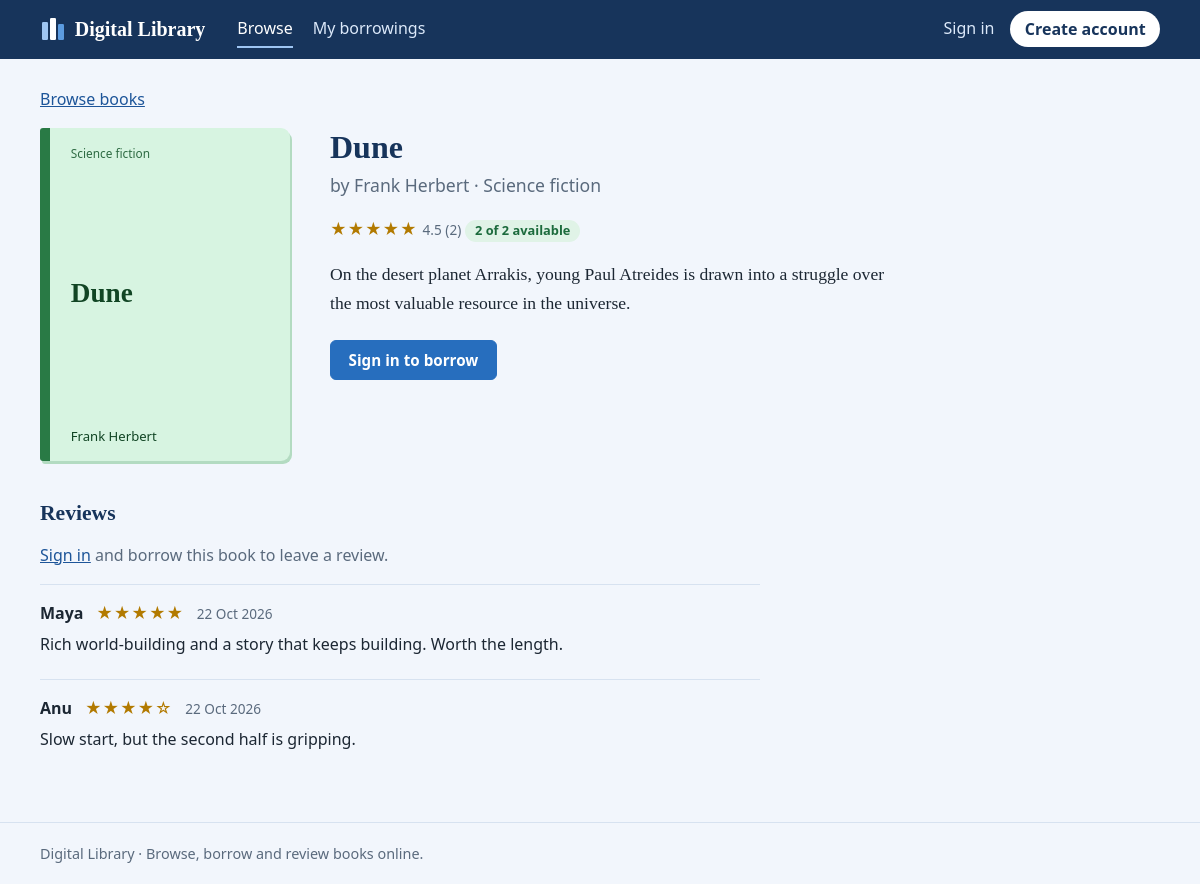
/book.php?id=3, run on the app's committed database.
### tables this page shows
CREATE TABLE books (
    book_id          INT AUTO_INCREMENT PRIMARY KEY,
    title            VARCHAR(150) NOT NULL,
    author           VARCHAR(100) NOT NULL,
    category         VARCHAR(60),
    description      TEXT,
    file_path        VARCHAR(255),                  
    total_copies     INT NOT NULL DEFAULT 1,        
    available_copies INT NOT NULL DEFAULT 1,        
    created_at       TIMESTAMP NOT NULL DEFAULT CURRENT_TIMESTAMP,
    CONSTRAINT chk_copies CHECK (total_copies >= 0 AND available_copies >= 0 AND available_copies <= total_copies),
    INDEX idx_title (title),
    INDEX idx_author (author),
    INDEX idx_category (category)
);

CREATE TABLE reviews (
    review_id  INT AUTO_INCREMENT PRIMARY KEY,
    user_id    INT NOT NULL,
    book_id    INT NOT NULL,
    rating     TINYINT NOT NULL,
    comment    TEXT,
    created_at TIMESTAMP NOT NULL DEFAULT CURRENT_TIMESTAMP,
    updated_at TIMESTAMP NOT NULL DEFAULT CURRENT_TIMESTAMP ON UPDATE CURRENT_TIMESTAMP,
    CONSTRAINT chk_rating CHECK (rating BETWEEN 1 AND 5),
    UNIQUE KEY one_review_per_user_book (user_id, book_id),
    FOREIGN KEY (user_id) REFERENCES users(user_id) ON DELETE CASCADE,
    FOREIGN KEY (book_id) REFERENCES books(book_id) ON DELETE CASCADE
);

CREATE TABLE users (
    user_id       INT AUTO_INCREMENT PRIMARY KEY,
    name          VARCHAR(80)  NOT NULL,
    email         VARCHAR(120) NOT NULL UNIQUE,
    password_hash VARCHAR(255) NOT NULL,
    role          ENUM('user', 'admin') NOT NULL DEFAULT 'user',
    created_at    TIMESTAMP NOT NULL DEFAULT CURRENT_TIMESTAMP
);

### includes/db.php (called while the page is built, shortened)
<?php
function db(): mysqli
{
    static $conn = null;
    if ($conn === null) {
        try {
            $conn = mysqli_connect(DB_HOST, DB_USER, DB_PASS, DB_NAME, DB_PORT);
            mysqli_set_charset($conn, 'utf8mb4');
        } catch (mysqli_sql_exception $e) {
            error_log('DB connection failed: ' . $e->getMessage());
            http_response_code(500);
            exit('The library database is unavailable. Check config.php and make sure MySQL is running.');
        }
    }
    return $conn;
}
function q(string $sql, string $types = '', array $params = []): mysqli_stmt
{
    $stmt = mysqli_prepare(db(), $sql);
    if ($types !== '') {
        mysqli_stmt_bind_param($stmt, $types, ...$params);
    }
    mysqli_stmt_execute($stmt);
    return $stmt;
}
function fetch_all(string $sql, string $types = '', array $params = []): array
{
    $stmt = q($sql, $types, $params);
    $rows = mysqli_fetch_all(mysqli_stmt_get_result($stmt), MYSQLI_ASSOC);
    return $rows;
}
function fetch_one(string $sql, string $types = '', array $params = []): ?array
{
    return fetch_all($sql, $types, $params)[0] ?? null;
}

### includes/auth.php (called while the page is built, shortened)
<?php
function current_user(): ?array
{
    static $user = false;
    if ($user === false) {
        $user = null;
    }
    return $user;
}

### book.php (the view, shortened to what this page needs)
<?php
$id   = (int) ($_GET['id'] ?? 0);
$book = fetch_one(BOOK_LIST_SQL . ' WHERE b.book_id = ? GROUP BY b.book_id', 'i', [$id]);
$user    = current_user();
$loan    = $user ? (my_active_loans($user)[$id] ?? null) : null;
$everHad = $user ? (bool) fetch_value('SELECT COUNT(*) FROM borrowings WHERE user_id = ? AND book_id = ?', 'ii', [$user['user_id'], $id]) : false;
$mine    = $user ? fetch_one('SELECT rating, comment FROM reviews WHERE user_id = ? AND book_id = ?', 'ii', [$user['user_id'], $id]) : null;
$reviews = fetch_all('SELECT r.review_id, r.user_id, r.rating, r.comment, r.created_at, u.name
                      FROM reviews r JOIN users u ON u.user_id = r.user_id
                      WHERE r.book_id = ? ORDER BY r.created_at DESC', 'i', [$id]);
?>
<p class="crumb"><a href="<?= e(url('books.php')) ?>">Browse books</a></p>
<div class="detail">
  <?= cover($book, 'large') ?>
  <div class="detail-body">
    <h1><?= e($book['title']) ?></h1>
    <p class="byline">by <?= e($book['author']) ?><?= $book['category'] ? ' · ' . e($book['category']) : '' ?></p>
    <p><?= stars((float) $book['avg_rating'], (int) $book['review_count']) ?> <?= availability_badge($book) ?></p>
    <?php if ($book['description']): ?><p class="desc"><?= nl2br(e($book['description'])) ?></p><?php endif; ?>
    <div class="detail-actions">
    <?php if ($loan): ?>
      <a class="btn" href="<?= e(url('read.php?id=' . $id)) ?>">Read now</a>
      <form method="post" action="<?= e(url('borrow.php')) ?>"><?= csrf_field() ?>
        <input type="hidden" name="action" value="return"><input type="hidden" name="loan_id" value="<?= (int) $loan['loan_id'] ?>">
        <input type="hidden" name="back" value="<?= e(url('book.php?id=' . $id)) ?>">
        <button class="btn ghost" type="submit">Return book</button></form>
      <p class="note<?= $loan['is_overdue'] ? ' bad' : '' ?>"><?= $loan['is_overdue'] ? 'Overdue since ' : 'Due ' ?><?= e(fmt_date($loan['due_date'])) ?>.<?= $loan['is_overdue'] ? ' Return it to keep borrowing.' : '' ?></p>
    <?php elseif (!$user): ?>
      <a class="btn" href="<?= e(url('login.php') . '?next=' . urlencode(url('book.php?id=' . $id))) ?>">Sign in to borrow</a>
    <?php else: ?>
      <button class="btn" type="button" disabled>All copies on loan</button>
    <?php endif; ?>
    </div>
  </div>
</div>
<section class="reviews">
  <h2>Reviews</h2>
  <?php if ($user && $everHad): ?>
    <form class="review-form" method="post" action="<?= e(url('review.php')) ?>"><?= csrf_field() ?>
      <input type="hidden" name="action" value="save"><input type="hidden" name="book_id" value="<?= $id ?>">
      <fieldset class="rating-input"><legend><?= $mine ? 'Update your review' : 'Rate this book' ?></legend>
        <div class="stars-row">
        <?php for ($i = 5; $i >= 1; $i--): ?>
          <input type="radio" id="star<?= $i ?>" name="rating" value="<?= $i ?>"<?= ($mine['rating'] ?? 0) == $i ? ' checked' : '' ?> required>
          <label for="star<?= $i ?>" title="<?= $i ?> out of 5"><span class="sr"><?= $i ?> star<?= $i > 1 ? 's' : '' ?></span>★</label>
        <?php endfor; ?>
        </div>
      </fieldset>
      <div class="field"><label for="comment">Your thoughts (optional)</label>
        <textarea id="comment" name="comment" rows="3" maxlength="1000"><?= e($mine['comment'] ?? '') ?></textarea></div>
      <button class="btn" type="submit"><?= $mine ? 'Update review' : 'Post review' ?></button>
    </form>
  <?php elseif ($user): ?>
    <p class="note">Borrow this book to leave a review.</p>
  <?php else: ?>
    <p class="note"><a href="<?= e(url('login.php') . '?next=' . urlencode(url('book.php?id=' . $id))) ?>">Sign in</a> and borrow this book to leave a review.</p>
  <?php endif; ?>
  <?php foreach ($reviews as $r): ?>
    <article class="review">
      <header><strong><?= e($r['name']) ?></strong> <?= rating_stars((int) $r['rating']) ?> <time><?= e(fmt_date($r['created_at'])) ?></time></header>
      <?php if ($r['comment'] !== null && $r['comment'] !== ''): ?><p><?= nl2br(e($r['comment'])) ?></p><?php endif; ?>
    </article>
  <?php endforeach; ?>
</section>

### includes/functions.php (shortened to what this page needs)
<?php
function e($value): string
{
    return htmlspecialchars((string) $value, ENT_QUOTES | ENT_SUBSTITUTE, 'UTF-8');
}
function url(string $path = ''): string
{
    return BASE_URL . '/' . ltrim($path, '/');
}
function fmt_date(?string $dt): string
{
    return $dt ? date('j M Y', strtotime($dt)) : '–';
}
function stars(float $avg, int $count = 0): string
{
    $r = (int) round($avg);
    return '<span class="stars" title="' . number_format($avg, 1) . ' out of 5" aria-label="Rated '
        . number_format($avg, 1) . ' out of 5"><span aria-hidden="true">' . str_repeat('★', $r) . str_repeat('☆', 5 - $r)
        . '</span> <span class="count">' . number_format($avg, 1) . ' (' . $count . ')</span></span>';
}
function rating_stars(int $r): string
{
    return '<span class="stars" aria-label="Rated ' . $r . ' out of 5"><span aria-hidden="true">'
        . str_repeat('★', $r) . str_repeat('☆', 5 - $r) . '</span></span>';
}
function availability_badge(array $b): string
{
    $n = (int) $b['available_copies'];
    if ($n > 0) {
        return '<span class="badge ok">' . $n . ' of ' . (int) $b['total_copies'] . ' available</span>';
    }
    return '<span class="badge bad">All copies on loan</span>';
}
function cover(array $b, string $extra = ''): string
{
    $hue = ((int) $b['book_id'] * 47) % 360;
    return '<div class="cover ' . e($extra) . '" style="--h:' . $hue . '">'
        . '<span class="cover-cat">' . e($b['category'] ?: 'Book') . '</span>'
        . '<span class="cover-title">' . e($b['title']) . '</span>'
        . '<span class="cover-author">' . e($b['author']) . '</span></div>';
}

### assets/style.css (style rules this page uses)
:root { --ink: #17345b; --blue: #276ebe; --blue-dark: #1d5599; --sky: #9ec5f2; --paper: #f2f6fc; --card: #ffffff; --line: #d7e2f0; --field: #b4c5dc; --text: #1c2733; --muted: #5a6a7d; --ok: #1c6b3d; --ok-bg: #e0f3e7; --warn: #7d5200; --warn-bg: #fcefcf; --bad: #a32525; --bad-bg: #fbe4e4; --serif: "Iowan Old Style", "Palatino Linotype", Palatino, Georgia, serif; --sans: system-ui, -apple-system, "Segoe UI", Roboto, Arial, sans-serif; }
* { box-sizing: border-box; }
html { -webkit-text-size-adjust: 100%; }
body { margin: 0; font: 16px/1.55 var(--sans); color: var(--text); background: var(--paper); min-height: 100vh; display: flex; flex-direction: column; }
h1, h2, h3 { font-family: var(--serif); color: var(--ink); line-height: 1.2; margin: 0 0 .6rem; }
h1 { font-size: 2rem; }
h2 { font-size: 1.35rem; margin-top: 2rem; }
a { color: var(--blue-dark); }
.note { color: var(--muted); }
.crumb { margin: 0 0 1rem; }
.btn { display: inline-block; border: 1px solid var(--blue); background: var(--blue); color: #fff; padding: .55rem 1.1rem; border-radius: 6px; font: 600 .95rem var(--sans); text-decoration: none; cursor: pointer; text-align: center; }
.cover { --h: 210; aspect-ratio: 3 / 4; display: flex; flex-direction: column; justify-content: space-between; gap: .6rem; padding: 1rem 1rem .9rem 1.3rem; background: hsl(var(--h) 55% 90%); color: hsl(var(--h) 60% 17%); border-left: 10px solid hsl(var(--h) 50% 32%); border-radius: 3px 9px 9px 3px; overflow: hidden; box-shadow: 2px 3px 0 hsl(var(--h) 35% 78%); transition: transform .15s; }
.cover-cat { font-size: .74rem; color: hsl(var(--h) 40% 30%); }
.cover-title { font: 700 1.3rem/1.15 var(--serif); text-wrap: balance; overflow-wrap: anywhere; }
.cover-author { font-size: .82rem; }
.cover.large { width: 250px; }
.cover.large .cover-title { font-size: 1.7rem; }
.stars { color: #b27a00; letter-spacing: .05em; }
.stars .count { color: var(--muted); letter-spacing: 0; font-size: .85rem; }
.badge { display: inline-block; padding: .08rem .6rem; border-radius: 999px; font-size: .8rem; font-weight: 600; background: #e5ebf4; color: #33465f; }
.badge.ok { background: var(--ok-bg); color: var(--ok); }
.detail { display: flex; gap: 2.5rem; align-items: flex-start; flex-wrap: wrap; }
.detail-body { flex: 1 1 320px; max-width: 62ch; }
.byline { font-size: 1.1rem; color: var(--muted); margin-top: -.2rem; }
.desc { font-family: var(--serif); font-size: 1.1rem; line-height: 1.65; }
.detail-actions { display: flex; gap: .75rem; align-items: center; flex-wrap: wrap; margin-top: 1.4rem; }
.reviews { max-width: 720px; margin-top: 2.5rem; }
.review { border-top: 1px solid var(--line); padding: 1rem 0; }
.review header { display: flex; gap: .8rem; align-items: baseline; flex-wrap: wrap; }
.review time { color: var(--muted); font-size: .85rem; }
.review p { margin: .4rem 0; }

### data on the page
books: category "Science fiction", title "Dune", author "Frank Herbert", available_copies "2", total_copies "2", description "On the desert planet Arrakis, young Paul Atreides is drawn into a struggle over the most valuable resource in the universe."
reviews: user.name "Maya", rating "★★★★★", created_at "22 Oct 2026", comment "Rich world-building and a story that keeps building. Worth the length."
reviews: user.name "Anu", rating "★★★★", rating "☆", created_at "22 Oct 2026", comment "Slow start, but the second half is gripping."

### other printed values
$label "Browse"
$label "My borrowings"
str_repeat('★', $r) "★★★★★"
$avg "4.5"
$count "2"
